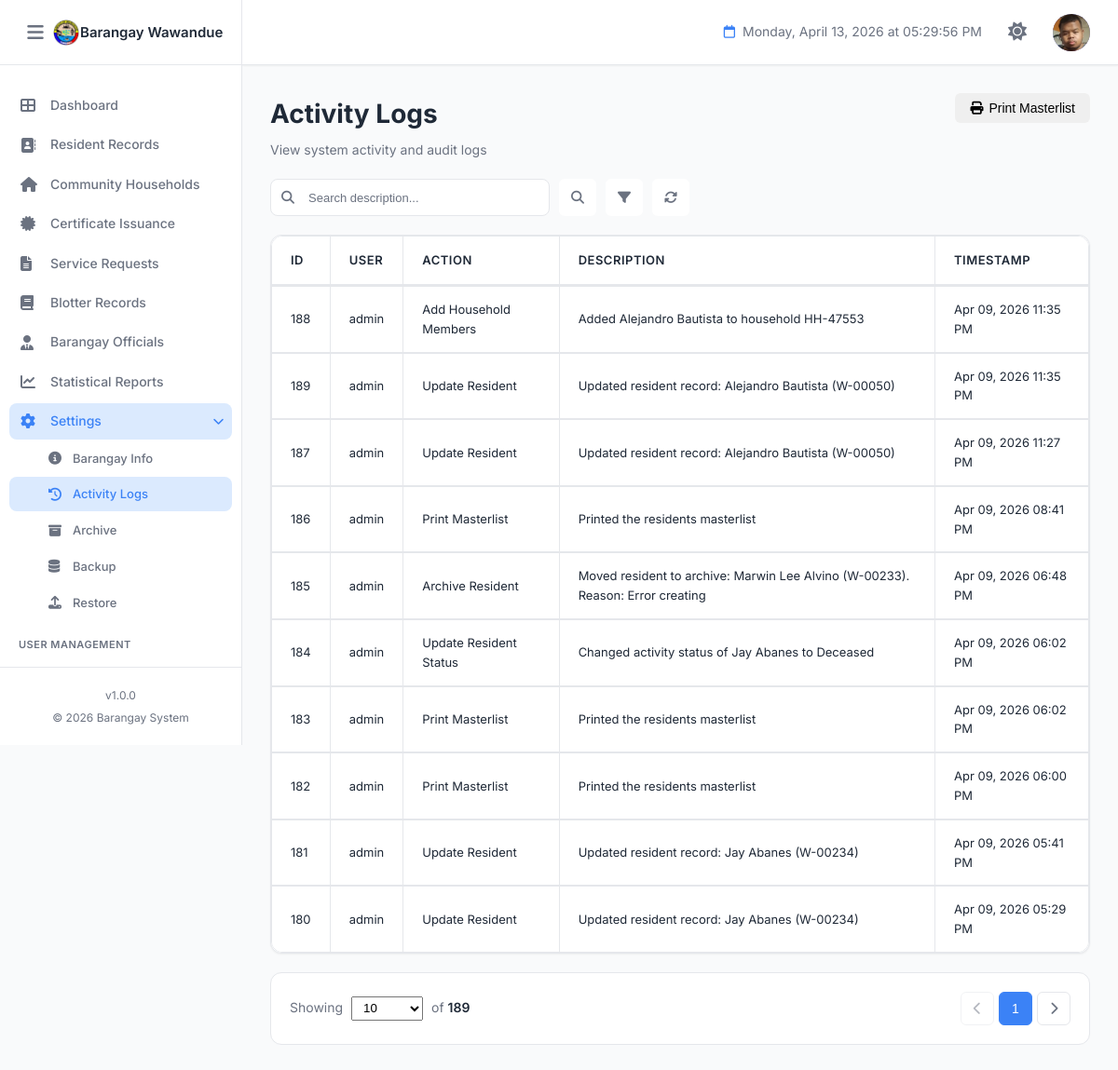
Page /activity-logs.php (signed in) on the committed database.
### tables this page shows
CREATE TABLE `barangay_info` (
  `id` int(11) NOT NULL,
  `province_name` varchar(100) NOT NULL DEFAULT 'Province Name',
  `town_name` varchar(100) NOT NULL DEFAULT 'Town/City Name',
  `barangay_name` varchar(100) NOT NULL DEFAULT 'Barangay Name',
  `contact_number` varchar(20) DEFAULT NULL,
  `dashboard_text` text DEFAULT NULL,
  `municipal_logo` varchar(255) DEFAULT NULL COMMENT 'Path to municipal/city logo',
  `barangay_logo` varchar(255) DEFAULT NULL COMMENT 'Path to barangay logo',
  `official_emblem` varchar(255) DEFAULT NULL COMMENT 'Path to official emblem',
  `dashboard_image` varchar(255) DEFAULT NULL COMMENT 'Path to dashboard background image',
  `created_at` timestamp NOT NULL DEFAULT current_timestamp(),
  `updated_at` timestamp NOT NULL DEFAULT current_timestamp() ON UPDATE current_timestamp(),
  `updated_by` int(11) DEFAULT NULL COMMENT 'User ID who last updated',
  PRIMARY KEY (`id`),
  KEY `fk_barangay_info_user` (`updated_by`)
);

CREATE TABLE `users` (
  `id` int(11) NOT NULL AUTO_INCREMENT,
  `username` varchar(50) NOT NULL,
  `password` varchar(255) NOT NULL COMMENT 'Hashed password',
  `full_name` varchar(255) NOT NULL,
  `email` varchar(100) NOT NULL,
  `profile_image` varchar(255) DEFAULT NULL COMMENT 'Path to user profile image/avatar',
  `role` varchar(100) NOT NULL DEFAULT 'Staff',
  `status` enum('Active','Inactive') DEFAULT 'Active',
  `created_at` timestamp NOT NULL DEFAULT current_timestamp(),
  `updated_at` timestamp NOT NULL DEFAULT current_timestamp() ON UPDATE current_timestamp(),
  PRIMARY KEY (`id`),
  UNIQUE KEY `username` (`username`),
  UNIQUE KEY `email` (`email`),
  KEY `idx_username` (`username`),
  KEY `idx_email` (`email`),
  KEY `idx_profile_image` (`profile_image`)
);

CREATE TABLE `activity_logs` (
  `id` int(11) NOT NULL AUTO_INCREMENT,
  `user` varchar(255) NOT NULL,
  `action` varchar(255) NOT NULL,
  `description` text NOT NULL,
  `timestamp` timestamp NOT NULL DEFAULT current_timestamp() ON UPDATE current_timestamp(),
  PRIMARY KEY (`id`)
);

### activity-logs.php (the view, shortened to what the rows shown need)
<?php
require_once 'permissions.php';
$pageTitle = 'Activity Logs';
$page = isset($_GET['page']) && is_numeric($_GET['page']) ? (int)$_GET['page'] : 1;
$limit = isset($_GET['limit']) && is_numeric($_GET['limit']) ? (int)$_GET['limit'] : 10;
$offset = ($page - 1) * $limit;
$logs = [];
if (isset($conn)) {
    $params = [];
    $types = "";
    $where_sql = " WHERE 1=1";
    $sql = "SELECT * FROM activity_logs" . $where_sql . " ORDER BY timestamp DESC LIMIT ? OFFSET ?";
    $fetch_params = $params;
    $fetch_types = $types . "ii";
    $fetch_params[] = $limit;
    $fetch_params[] = $offset;
    $stmt = $conn->prepare($sql);
    $stmt->bind_param($fetch_types, ...$fetch_params);
    $stmt->execute();
    $result = $stmt->get_result();
    if ($result) {
        while ($row = $result->fetch_assoc()) {
            $logs[] = $row;
        }
    }
}
?>
<!DOCTYPE html>
<html lang="en">
<head>
    <link rel="stylesheet" href="https://cdnjs.cloudflare.com/ajax/libs/font-awesome/6.4.0/css/all.min.css">
    <link rel="stylesheet" href="assets/css/style.css">
</head>
<body>
    <?php include 'components/sidebar.php'; ?>
    <main class="main-content">
        <?php include 'components/header.php'; ?>
        <div class="dashboard-content">
            <div class="page-header-section">
                <div>
                    <h1 class="page-title"><?php echo $pageTitle; ?></h1>
                </div>
            </div>
            <div class="table-container">
                <table class="data-table activity-table">
                    <thead>
                        <tr>
                            <th>ID</th>
                            <th>User</th>
                            <th>Action</th>
                            <th>Description</th>
                            <th>Timestamp</th>
                        </tr>
                    </thead>
                    <tbody>
                        <?php if (empty($logs)): ?>
                            <tr>
                                <td colspan="5" style="text-align: center; padding: 20px;">No activity logs found.</td>
                            </tr>
                        <?php else: ?>
                            <?php foreach ($logs as $log): ?>
                                <tr>
                                    <td><?php echo htmlspecialchars($log['id']); ?></td>
                                    <td><?php echo htmlspecialchars($log['user']); ?></td>
                                    <td><?php echo htmlspecialchars($log['action']); ?></td>
                                    <td class="align-middle"><?php echo htmlspecialchars($log['description']); ?></td>
                                    <td class="align-middle"><?php echo htmlspecialchars(date('M d, Y h:i A', strtotime($log['timestamp']))); ?></td>
                                </tr>
                            <?php endforeach; ?>
                        <?php endif; ?>
                    </tbody>
                </table>
            </div>
        </div>
    </main>
</body>
</html>

### components/sidebar.php (shortened to what the rows shown need)
<?php
$sidebar_brgy_name = 'BIS';
$sidebar_brgy_logo = 'assets/images/logo.png';
if (isset($conn)) {
    $s_stmt = $conn->prepare("SELECT barangay_name, barangay_logo FROM barangay_info WHERE id = 1 LIMIT 1");
    if ($s_stmt) {
        $s_stmt->execute();
        $s_result = $s_stmt->get_result();
        if ($s_result->num_rows > 0) {
            $s_row = $s_result->fetch_assoc();
            if (!empty($s_row['barangay_name'])) $sidebar_brgy_name = $s_row['barangay_name'];
            if (!empty($s_row['barangay_logo']))  $sidebar_brgy_logo = $s_row['barangay_logo'];
        }
    }
}
?>
<aside class="sidebar" id="sidebar">
    <div class="sidebar-header">
        <div class="sidebar-brand" style="display:flex;align-items:center;overflow:hidden;">
            <img src="<?php echo htmlspecialchars($sidebar_brgy_logo); ?>" alt="Logo"
                 style="width:30px;height:30px;object-fit:contain;">
            <h2 class="sidebar-title" style="font-size:15px;margin:0;white-space:nowrap;">
                <?php echo htmlspecialchars($sidebar_brgy_name); ?>
            </h2>
        </div>
    </div>
</aside>

### components/header.php (shortened to what the rows shown need)
<?php
if (isset($_SESSION['user_id']) && !isset($header_user_avatar)) {
    $header_user_id = $_SESSION['user_id'];
    $header_stmt = $conn->prepare("SELECT profile_image FROM users WHERE id = ?");
    $header_stmt->bind_param("i", $header_user_id);
    $header_stmt->execute();
    $header_result = $header_stmt->get_result();
    if ($header_result->num_rows > 0) {
        $header_user_data = $header_result->fetch_assoc();
        $header_user_avatar = $header_user_data['profile_image'];
    } else {
        $header_user_avatar = null;
    }
}
?>
<header class="header">
    <div class="header-right">
        <div class="user-profile" id="userProfileDropdown" style="cursor: pointer; position: relative; display: flex; align-items: center;">
            <div class="user-avatar">
                <?php if (!empty($header_user_avatar) && file_exists($header_user_avatar)): ?>
                    <img src="<?php echo htmlspecialchars($header_user_avatar); ?>?v=<?php echo time(); ?>" alt="Profile" style="width: 100%; height: 100%; object-fit: cover; border-radius: 50%;">
                <?php else: ?>
                    <i class="fas fa-user"></i>
                <?php endif; ?>
            </div>
        </div>
    </div>
</header>

### rows in the picture
barangay_info: barangay_logo (picture), barangay_name "Barangay Wawandue"
users: profile_image (picture)
activity_logs: id "188", user "admin", action "Add Household Members", description "Added Alejandro Bautista to household HH-47553", timestamp "Apr 09, 2026 11:35 PM"
activity_logs: id "189", user "admin", action "Update Resident", description "Updated resident record: Alejandro Bautista (W-00050)", timestamp "Apr 09, 2026 11:35 PM"
activity_logs: id "187", user "admin", action "Update Resident", description "Updated resident record: Alejandro Bautista (W-00050)", timestamp "Apr 09, 2026 11:27 PM"
activity_logs: id "186", user "admin", action "Print Masterlist", description "Printed the residents masterlist", timestamp "Apr 09, 2026 08:41 PM"
activity_logs: id "185", user "admin", action "Archive Resident", description "Moved resident to archive: Marwin Lee Alvino (W-00233). Reason: Error creating", timestamp "Apr 09, 2026 06:48 PM"
activity_logs: id "184", user "admin", action "Update Resident Status", description "Changed activity status of Jay Abanes to Deceased", timestamp "Apr 09, 2026 06:02 PM"
activity_logs: id "183", user "admin", action "Print Masterlist", description "Printed the residents masterlist", timestamp "Apr 09, 2026 06:02 PM"
activity_logs: id "182", user "admin", action "Print Masterlist", description "Printed the residents masterlist", timestamp "Apr 09, 2026 06:00 PM"
activity_logs: id "181", user "admin", action "Update Resident", description "Updated resident record: Jay Abanes (W-00234)", timestamp "Apr 09, 2026 05:41 PM"
activity_logs: id "180", user "admin", action "Update Resident", description "Updated resident record: Jay Abanes (W-00234)", timestamp "Apr 09, 2026 05:29 PM"

### other values in the picture
SITE_VERSION "1.0.0"
SITE_YEAR "2026"
$pageTitle "Activity Logs"
$total_records "189"
$page "1"
